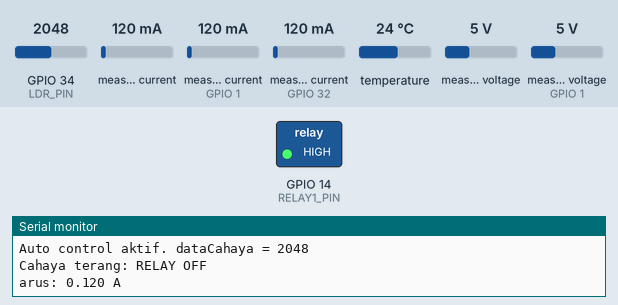
Recording of a program running on a simulated ESP32. Shown: switched loads named in the program (green lamp = pin HIGH), the last lines printed to the serial monitor. The inputs (shaded band) are chosen by the test bench; at power-on: GPIO 34 (LDR_PIN) = 2048, measured current 120 mA, measured current (sensors on GPIO 1, GPIO 32) 120 mA, temperature 24 °C, measured voltage 5 V, measured voltage (sensor on GPIO 1) 5 V. WiFi joins after 1.5 s; servers stay silent unless stated; no MQTT or app messages arrive unless stated; pins used as bus, display or sensor lines are not drawn.

Above: at 1.5 s.
1.6 s: GPIO 34 (LDR_PIN) set to 2974
4.4 s: GPIO 34 (LDR_PIN) set to 3049
At 5.8 s:
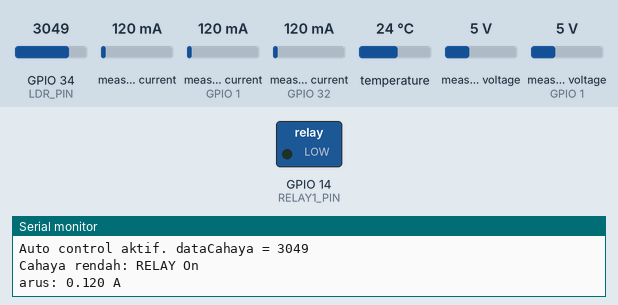
11.0 s: GPIO 34 (LDR_PIN) set to 2960
At 12.3 s:
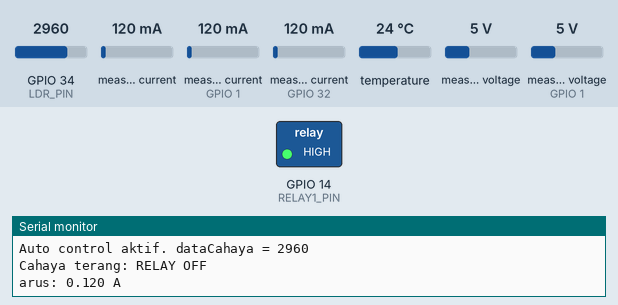
13.2 s: GPIO 34 (LDR_PIN) set to 3040
At 14.8 s:
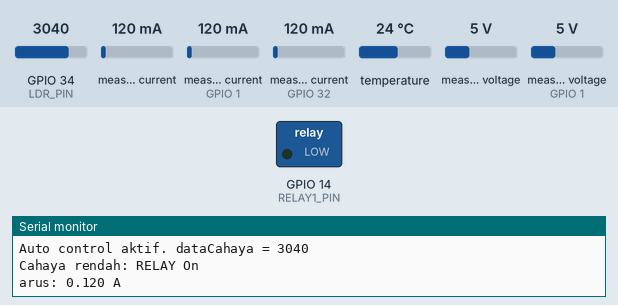
Timing chart, 0 to 16.3 s (numbered marks = the images above; inputs shaded):
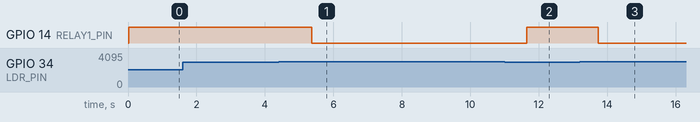

Measured:
- the behaviour switches between 2999 and 3000 on GPIO 34 (LDR_PIN) (found by bisection; images 0 and 1)
- after the input at 4.4 s, GPIO 14 (RELAY1_PIN): HIGH → LOW after 0.96 s
- after the input at 11.0 s, GPIO 14 (RELAY1_PIN): LOW → HIGH after 0.64 s
- after the input at 13.2 s, GPIO 14 (RELAY1_PIN): HIGH → LOW after 0.54 s

The program:

main.cpp
```cpp
#include <Arduino.h>
#include <OneWire.h>
#include <WiFi.h>
#include <Wire.h>
#include <PubSubClient.h>
#include <ArduinoJson.h>
#include <DallasTemperature.h>
#include <Adafruit_INA219.h>
#include "ACS712.h"

Adafruit_INA219 ina219_1(0x40);
Adafruit_INA219 ina219_2(0x41);
#define Dalas_PIN 4
#define RS485_DIR 27
#define LDR_PIN 34
#define RELAY1_PIN 14
OneWire oneWire(Dalas_PIN);
DallasTemperature sensors(&oneWire);
ACS712  ACS(32, 3.3, 4095, 123.4);


float temperatureC = 0.0;
float temperatureF = 0.0;
float loadVoltage_battery = 0.0;
float loadVoltage_lamp = 0.0;
float A = 0.0;
float vpzem = 0.0;
float ipzem = 0.0;

unsigned int dataCahaya = 0;


bool wifiConnecting = false;
unsigned long wifiStartTime = 0;
unsigned long lastReconnectAttempt = 0;
bool isManual = false;


WiFiClient espClient;
PubSubClient mqttClient(espClient);
void connectToWiFi() {
    if (WiFi.status() == WL_CONNECTED) return;
    WiFi.mode(WIFI_STA);
    WiFi.begin("cecep", "cecep123");
    Serial.println("Connecting to WiFi...");
    wifiConnecting = true;
    wifiStartTime = millis();
}
void reconnectWiFi() {
    if (WiFi.status() != WL_CONNECTED && millis() - lastReconnectAttempt > 5000) {
        lastReconnectAttempt = millis();
        Serial.println("WiFi lost. Trying to reconnect...");
        WiFi.reconnect();
    }
}
void connectToMQTT() {
    Serial.println("Connecting to MQTT...");
    while (!mqttClient.connected()) {
        if (mqttClient.connect("1233132313", "gLy8HNeg4EZOzb4YEMFpkfEJhHugj9pe58KpccbWvYZaVqnzHCk0rI8vcnadgDL3", "123")) {
            Serial.println("Connected to MQTT broker.");
            mqttClient.subscribe("cecep/ta/dataKirim");
            mqttClient.subscribe("cecep/ta/mode");

        } else {
            Serial.print("MQTT connection failed, state: ");
            Serial.println(mqttClient.state());
            delay(2000);
        }
    }
}
void WiFiEvent(WiFiEvent_t event) {
    switch (event) {
        case SYSTEM_EVENT_STA_DISCONNECTED:
            Serial.println("WiFi lost. Reconnecting...");
            wifiConnecting = true;
            wifiStartTime = millis();
            WiFi.reconnect();
            break;
        case SYSTEM_EVENT_STA_GOT_IP:
            Serial.print("Connected! IP: ");
            Serial.println(WiFi.localIP());
            wifiConnecting = false;
            connectToMQTT();
            break;
        default:
            break;
    }
}
void checkMQTTConnection() {
    if (!mqttClient.connected()) {
        Serial.println("MQTT lost. Reconnecting...");
        connectToMQTT();
    }
    mqttClient.loop();
}
void onMQTTMessage(char* topic, byte* payload, unsigned int length) {
  payload[length] = '\0';

  String topicStr = String(topic);

  if (topicStr == "cecep/ta/mode") {
    String mode = String((char*)payload);
    mode.trim();

    if (mode == "manual") {
      isManual = true;
      Serial.println("Mode set to MANUAL");
    } else if (mode == "auto") {
      isManual = false;
      Serial.println("Mode set to AUTO");
    } else {
      Serial.println("Unknown mode received.");
    }

  } else if (topicStr == "cecep/ta/dataKirim") {
    JsonDocument doc;
    DeserializationError error = deserializeJson(doc, payload);

    if (error) {
      Serial.print("deserializeJson() failed: ");
      Serial.println(error.c_str());
      return;
    }

    const char* relay1 = doc["relay1"];

    if (isManual && relay1) {
      Serial.print("relay1: ");
      Serial.println(relay1);

      if (strcmp(relay1, "1") == 0) {
        digitalWrite(RELAY1_PIN, LOW);
      } else {
        digitalWrite(RELAY1_PIN, HIGH);
      }
    }
  }
}

void autoControlRelay() {
  if (!isManual) {
    Serial.print("Auto control aktif. dataCahaya = ");
    Serial.println(dataCahaya);

    if (dataCahaya < 3000) {
      Serial.println("Cahaya terang: RELAY OFF");
      digitalWrite(RELAY1_PIN, HIGH);

      JsonDocument doc;
      doc["relay1"] = "0";
      char buffer[64];
      serializeJson(doc, buffer);
      mqttClient.publish("cecep/ta/statusRelay", buffer);

    } else {
      Serial.println("Cahaya rendah: RELAY On");
      digitalWrite(RELAY1_PIN, LOW);

      JsonDocument doc;
      doc["relay1"] = "1";
      char buffer[64];
      serializeJson(doc, buffer);
      mqttClient.publish("cecep/ta/statusRelay", buffer);
    }
  } else {
    Serial.println("Mode manual aktif. Auto control dimatikan.");
  }
}

void initSensors() {
  sensors.begin();
  Serial.println("Sensor Dallas Temperature initialized.");
}

void initSerial() {
  Serial.begin(9600);
  Serial2.begin(9600, SERIAL_8N1, 16, 17);
}

void readTemperature() {
  sensors.requestTemperatures();
  temperatureC = sensors.getTempCByIndex(0);
  temperatureF = sensors.getTempFByIndex(0);
}

void readldr() {
  dataCahaya = analogRead(LDR_PIN);
  Serial.print("L: ");
  Serial.println(dataCahaya);
}

void kirimData() {
  JsonDocument doc;
  doc["tempC"] = temperatureC;
  doc["tempF"] = temperatureF;
  doc["lux"] = dataCahaya;
  doc["batteryV"] = loadVoltage_battery;
  doc["load"] = loadVoltage_lamp;
  doc["current"] = A;
  doc["pltV"] = vpzem;
  doc["pltI"] = ipzem;
  char jsonBuffer[128];
  serializeJson(doc, jsonBuffer);

  mqttClient.publish("cecep/ta/dataTerima", jsonBuffer);
}

void readINA219() {
  float shuntvoltage1 = ina219_1.getShuntVoltage_mV();
  float busvoltage1 = ina219_1.getBusVoltage_V();
  loadVoltage_battery = busvoltage1 + (shuntvoltage1 / 1000.0);

  float shuntvoltage2 = ina219_2.getShuntVoltage_mV();
  float busvoltage2 = ina219_2.getBusVoltage_V();
  loadVoltage_lamp = busvoltage2 + (shuntvoltage2 / 1000.0);
}

void readACS712() {
  int mA = ACS.mA_DC();
  A = mA / 1000.0;
  Serial.print("arus: ");
  Serial.print(A, 3);
  Serial.println(" A");
}

void pzemdc() {
  byte request[] = {0x01, 0x04, 0x00, 0x00, 0x00, 0x02, 0x71, 0xCB};
  digitalWrite(RS485_DIR, HIGH);
  Serial2.write(request, sizeof(request));
  Serial2.flush();
  digitalWrite(RS485_DIR, LOW);
  delay(300);
  byte response[9];
  int len = 0;
  while (Serial2.available() && len < 9) {
    response[len++] = Serial2.read();
  }

  if (len == 9 && response[1] == 0x04) {
    uint16_t voltageRaw = (response[3] << 8) | response[4];
    uint16_t currentRaw = (response[5] << 8) | response[6];

    vpzem = voltageRaw / 100.0;
    ipzem = currentRaw / 100.0;

  }
}

void setup() {
  initSerial();
  initSensors();
  WiFi.onEvent(WiFiEvent);
  mqttClient.setServer("mqtt.flespi.io", 1883);
  mqttClient.setCallback(onMQTTMessage);
  connectToWiFi();
  pinMode(RELAY1_PIN, OUTPUT);
  digitalWrite(RELAY1_PIN, HIGH);
  Wire.begin(21, 22);
  pinMode(RS485_DIR, OUTPUT);
  digitalWrite(RS485_DIR, LOW);
  ina219_1.begin();
  ina219_2.begin();
  ACS.autoMidPoint();
}

void loop() {
  readTemperature();
  readldr();
  pzemdc();
  kirimData();
  checkMQTTConnection();
  autoControlRelay();
  readINA219();
  readACS712();
  delay(1000);
}
```
